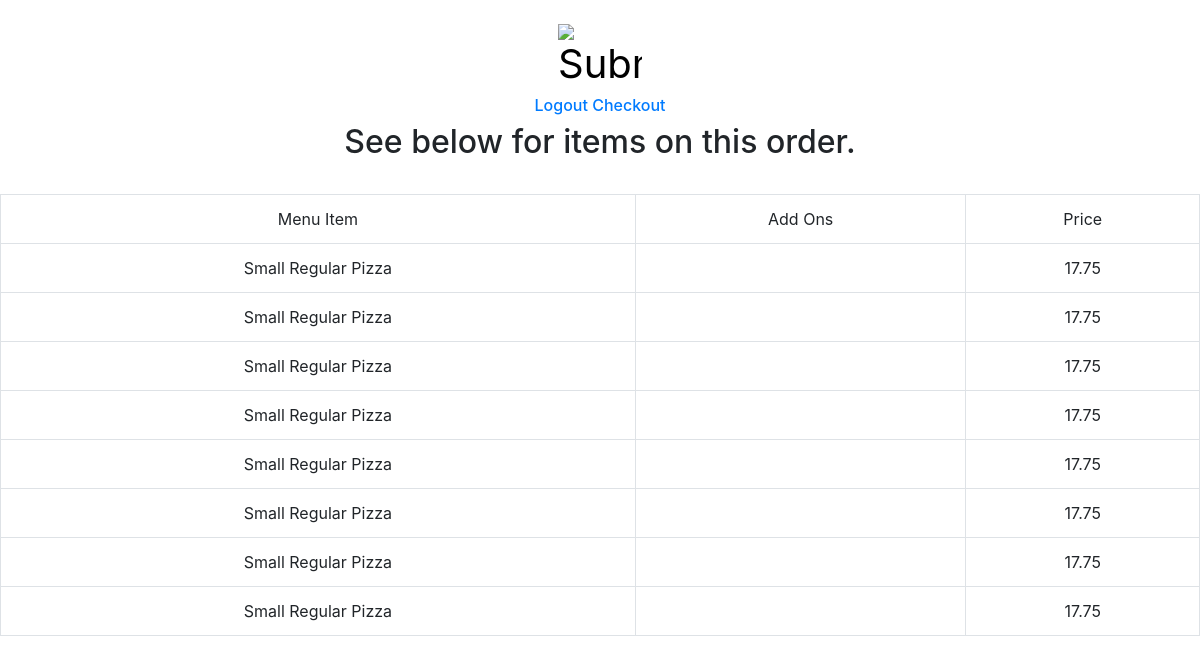
The app's page /viewOrderDetails/1 (signed in) with its own data.
### orders/models.py (models this page shows, shortened)
class OrderItem(models.Model):
    menuItem = models.ForeignKey(MenuItem, on_delete=models.CASCADE)
    addOns = models.ManyToManyField(AddOn, blank=True)
    order = models.ForeignKey(Order, blank=True, on_delete=models.CASCADE)
    total = models.DecimalField(decimal_places=2, max_digits=6)

class MenuItem(models.Model):
    name = models.CharField(max_length=25, unique=True, blank=True)
    size = models.ForeignKey(Size, blank=True, on_delete=models.CASCADE)
    price = models.DecimalField(decimal_places=2, max_digits=4)
    category = models.ForeignKey(Category, on_delete=models.CASCADE)
    addOnType = models.ForeignKey(AddOnType, blank=True, on_delete=models.CASCADE)
    maxAddOns = models.IntegerField(validators=[MaxValueValidator(10), MinValueValidator(0)])
    def __str__(self):
        return f"{self.name}"

### orders/views.py (the view)
# urls.py: path("viewOrderDetails/<int:order_id>", views.viewOrderDetails, name="viewOrderDetails"),
@user_passes_test(lambda u: u.is_superuser)
def viewOrderDetails(request, order_id):
    order = Order.objects.get(pk=order_id)
    orderItems = OrderItem.objects.filter(order=order)
    context = {
    "order": order,
    "orderItems": orderItems
    }
    return render(request,"viewOrderDetails.html", context)

### orders/templates/viewOrderDetails.html (shortened to what this page needs)
<!DOCTYPE html>
<html>
<head>
  <link rel="stylesheet" href="https://maxcdn.bootstrapcdn.com/bootstrap/4.0.0/css/bootstrap.min.css">
</head>
<body style="text-align:center">
  <br>
  <h1>
    <form action="{% url 'index' %}">
      <input type="image" src="https://cdn.pixabay.com/photo/2019/06/29/21/58/pizza-4306977_1280.png" alt="Submit" width="7%" height="7%"></form>
  </h1>
  <h6>
    <div><a href="{% url 'logout' %}">Logout</a> <a href="{% url 'checkout' %}">Checkout</a></div>
  </h6>
  <h2>
    See below for items on this order.
  </h2>
  <br>
  <table class="table table-bordered">
    <tr>
      <td>Menu Item</td>
      <td>Add Ons</td>
      <td>Price</td>
    </tr>
    {% for orderItem in orderItems %}
    <tr>
      <td>{{ orderItem.menuItem }}</td>
      <td>{% for addOns in orderItem.addOns.all %}{{ addOns }}, {% endfor %}</td>
      <td>{{ orderItem.total }}</td>
    </tr>
    {% endfor %}
  </table>
</body>
</html>

### records on screen
OrderItem: menuItem "Small Regular Pizza", total "17.75"
OrderItem: menuItem "Small Regular Pizza", total "17.75"
OrderItem: menuItem "Small Regular Pizza", total "17.75"
OrderItem: menuItem "Small Regular Pizza", total "17.75"
OrderItem: menuItem "Small Regular Pizza", total "17.75"
OrderItem: menuItem "Small Regular Pizza", total "17.75"
OrderItem: menuItem "Small Regular Pizza", total "17.75"
OrderItem: menuItem "Small Regular Pizza", total "17.75"
